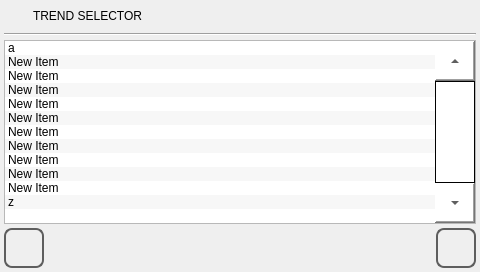
<?xml version="1.0" encoding="UTF-8"?>
<ui version="4.0">
 <class>item_selector</class>
 <widget class="QWidget" name="item_selector">
  <property name="geometry">
   <rect>
    <x>0</x>
    <y>0</y>
    <width>480</width>
    <height>272</height>
   </rect>
  </property>
  <property name="minimumSize">
   <size>
    <width>0</width>
    <height>0</height>
   </size>
  </property>
  <property name="maximumSize">
   <size>
    <width>16777215</width>
    <height>16777215</height>
   </size>
  </property>
  <property name="windowTitle">
   <string>item_selector</string>
  </property>
  <property name="styleSheet">
   <string notr="true">QWidget
{
	font: 16pt &quot;Ubuntu&quot;;
}
QPushButton
{
	font: 20pt &quot;Ubuntu&quot;;
}</string>
  </property>
  <layout class="QVBoxLayout" name="verticalLayout">
   <property name="spacing">
    <number>4</number>
   </property>
   <property name="margin">
    <number>4</number>
   </property>
   <item>
    <layout class="QHBoxLayout" name="horizontalLayout">
     <property name="sizeConstraint">
      <enum>QLayout::SetMinimumSize</enum>
     </property>
     <item>
      <widget class="QLabel" name="labelIcon">
       <property name="minimumSize">
        <size>
         <width>25</width>
         <height>25</height>
        </size>
       </property>
       <property name="maximumSize">
        <size>
         <width>25</width>
         <height>25</height>
        </size>
       </property>
       <property name="focusPolicy">
        <enum>Qt::NoFocus</enum>
       </property>
       <property name="styleSheet">
        <string notr="true"/>
       </property>
       <property name="text">
        <string/>
       </property>
      </widget>
     </item>
     <item>
      <widget class="QLabel" name="labelTitle">
       <property name="sizePolicy">
        <sizepolicy hsizetype="Preferred" vsizetype="Fixed">
         <horstretch>0</horstretch>
         <verstretch>0</verstretch>
        </sizepolicy>
       </property>
       <property name="focusPolicy">
        <enum>Qt::NoFocus</enum>
       </property>
       <property name="text">
        <string>TREND SELECTOR</string>
       </property>
      </widget>
     </item>
    </layout>
   </item>
   <item>
    <widget class="Line" name="line">
     <property name="focusPolicy">
      <enum>Qt::NoFocus</enum>
     </property>
     <property name="orientation">
      <enum>Qt::Horizontal</enum>
     </property>
    </widget>
   </item>
   <item>
    <widget class="QListWidget" name="listWidget">
     <property name="focusPolicy">
      <enum>Qt::NoFocus</enum>
     </property>
     <property name="styleSheet">
      <string notr="true">QListWidget
{
	font: 32pt &quot;Ubuntu&quot;;
}
QScrollBar:vertical
{
        border-top: 40px solid #999999;
        border-bottom: 40px solid #999999;
        background:white;
        width:40px;    
        margin: 0px 0px 0px 0px;
}
QScrollBar::handle:vertical 
{
        border: 1px solid black;
	    background: rgb(255, 255, 255);
        min-height: 10px;
}
QScrollBar::add-line:vertical
{
        height: 40px;
	    background: rgb(255, 255, 255);
        subcontrol-position: bottom;
        subcontrol-origin: margin;
	image: url(:/systemicons/img/Down.png);
}
QScrollBar::sub-line:vertical 
{
       height: 40px;
	    background: rgb(255, 255, 255);
        subcontrol-position: top;
	    subcontrol-origin: margin;
	image: url(:/systemicons/img/Up.png);
}</string>
     </property>
     <property name="verticalScrollBarPolicy">
      <enum>Qt::ScrollBarAlwaysOn</enum>
     </property>
     <property name="alternatingRowColors">
      <bool>true</bool>
     </property>
     <item>
      <property name="text">
       <string>a</string>
      </property>
     </item>
     <item>
      <property name="text">
       <string>New Item</string>
      </property>
     </item>
     <item>
      <property name="text">
       <string>New Item</string>
      </property>
     </item>
     <item>
      <property name="text">
       <string>New Item</string>
      </property>
     </item>
     <item>
      <property name="text">
       <string>New Item</string>
      </property>
     </item>
     <item>
      <property name="text">
       <string>New Item</string>
      </property>
     </item>
     <item>
      <property name="text">
       <string>New Item</string>
      </property>
     </item>
     <item>
      <property name="text">
       <string>New Item</string>
      </property>
     </item>
     <item>
      <property name="text">
       <string>New Item</string>
      </property>
     </item>
     <item>
      <property name="text">
       <string>New Item</string>
      </property>
     </item>
     <item>
      <property name="text">
       <string>New Item</string>
      </property>
     </item>
     <item>
      <property name="text">
       <string>z</string>
      </property>
     </item>
    </widget>
   </item>
   <item>
    <layout class="QHBoxLayout" name="horizontalLayout_2">
     <item>
      <widget class="QPushButton" name="pushButtonBack">
       <property name="sizePolicy">
        <sizepolicy hsizetype="Minimum" vsizetype="Fixed">
         <horstretch>60</horstretch>
         <verstretch>60</verstretch>
        </sizepolicy>
       </property>
       <property name="minimumSize">
        <size>
         <width>40</width>
         <height>40</height>
        </size>
       </property>
       <property name="maximumSize">
        <size>
         <width>40</width>
         <height>40</height>
        </size>
       </property>
       <property name="focusPolicy">
        <enum>Qt::NoFocus</enum>
       </property>
       <property name="styleSheet">
        <string notr="true">QPushButton
{
border: 2px solid  rgb(94, 94, 94);
border-radius: 8px;
qproperty-icon: url(:/systemicons/img/Go_back.png);
qproperty-iconSize: 24px 24px;
qproperty-focusPolicy: NoFocus;
}
QPushButton:pressed
{
border: 2px solid  rgb(194, 194, 194);
background-color:  rgb(255, 255, 127);
}
QPushButton:disabled
{
border: 2px solid  rgb(194, 194, 194);
}
</string>
       </property>
       <property name="text">
        <string/>
       </property>
      </widget>
     </item>
     <item>
      <spacer name="horizontalSpacer">
       <property name="focusPolicy">
        <enum>Qt::NoFocus</enum>
       </property>
       <property name="orientation">
        <enum>Qt::Horizontal</enum>
       </property>
       <property name="sizeHint" stdset="0">
        <size>
         <width>40</width>
         <height>20</height>
        </size>
       </property>
      </spacer>
     </item>
     <item>
      <widget class="QPushButton" name="pushButtonView">
       <property name="sizePolicy">
        <sizepolicy hsizetype="Minimum" vsizetype="Fixed">
         <horstretch>60</horstretch>
         <verstretch>60</verstretch>
        </sizepolicy>
       </property>
       <property name="minimumSize">
        <size>
         <width>40</width>
         <height>40</height>
        </size>
       </property>
       <property name="maximumSize">
        <size>
         <width>40</width>
         <height>40</height>
        </size>
       </property>
       <property name="focusPolicy">
        <enum>Qt::NoFocus</enum>
       </property>
       <property name="styleSheet">
        <string notr="true">QPushButton
{
border: 2px solid  rgb(94, 94, 94);
border-radius: 8px;
qproperty-icon: url(:/systemicons/img/Display.png);
qproperty-iconSize: 24px 24px;
qproperty-focusPolicy: NoFocus;
}
QPushButton:pressed
{
border: 2px solid  rgb(194, 194, 194);
background-color:  rgb(255, 255, 127);
}
QPushButton:disabled
{
border: 2px solid  rgb(194, 194, 194);
}
</string>
       </property>
       <property name="text">
        <string/>
       </property>
      </widget>
     </item>
    </layout>
   </item>
  </layout>
 </widget>
 <resources/>
 <connections/>
</ui>
